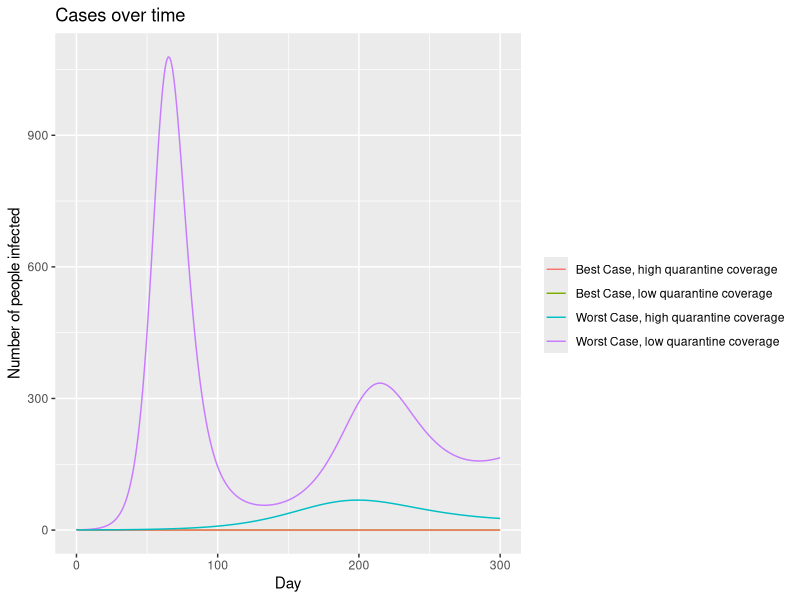
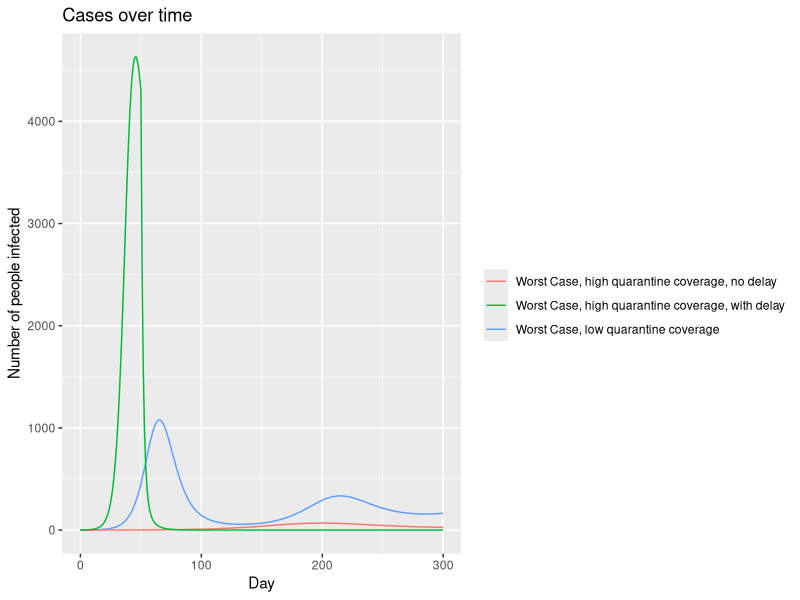

Write the R code that produced these figures, in order.
#Set up and load packages
library(deSolve)
library(ggplot2)
library(dplyr)


# SEIRS model with quarantine
SEIRS_qrtn<-function(t, state, params) {
  with(as.list(c(state, params)),{
    N = S + E + I + R + Q
    # Differential equations
    dS <- -beta*S*I/N + omega*R
    dE <- beta*S*I/N - sigma*E 
    dI <- sigma*E  - gamma*I - q*I
    dQ <- q*I  - gamma*Q
    dR <- gamma*I + gamma*Q - omega*R
    # Cumulative number of infection
    dC <- beta*S*I/N
    # return the rates of change as a list
    list(c(dS, dE, dI, dQ, dR, dC))
  })
}


#################
#Question 1     #
#################
# Define model parameters (gamma, beta, omega, sigma same as in part 2)
gamma <- 1/14
R0_bounds <- c(3, 10)
beta_bounds <- gamma*R0_bounds
omega <- 1/(3*30.5) #1 over time to immunological waning - in days, since gamma is in days
sigma <- 1/5 
# quarantine rates of two policies
q_bounds <- c(0.2, 0.5) 

# Define parameters and starting compartment sizes
params <- c(beta = beta_bounds[1], #effective contact rate (aka transmission rate)
            gamma = gamma, #recovery rate (1/duration infection)
            omega = omega,#0.01, # waning immunity
            sigma = sigma, # latent period from E to I
            q = q_bounds[1] # quarantine rate after implementing quarantine
)

#Also need to update "state" vector - to add Q
state <- c(S = 10000-1, #population of 10,000, 1 person starts of infected
           E = 0, 
           I = 1, 
           Q = 0,
           R = 0,
           C = 0
)

T_end <- 300 #run model for 300 time steps (e.g. days)
times <- seq(0, T_end, by = 1) #runs the model for 300 time steps (e.g. days), and computes output at each time step 

# Best case with low quarantine coverage
params['beta'] <- beta_bounds[1] 
params['q'] <- q_bounds[1]
out_best4 <- data.frame(ode(y = state, times=times, func=SEIRS_qrtn, parms = params))
# Best case with high quarantine coverage
params['q'] <- q_bounds[2]
out_best5 <- data.frame(ode(y = state, times=times, func=SEIRS_qrtn, parms = params))
# Worst case with low quarantine coverage
params['beta'] <- beta_bounds[2] 
params['q'] <- q_bounds[1]
out_worst4 <- data.frame(ode(y = state, times=times, func=SEIRS_qrtn, parms = params))
# Worst case with high quarantine coverage
params['q'] <- q_bounds[2]
out_worst5 <- data.frame(ode(y = state, times=times, func=SEIRS_qrtn, parms = params))

# Cumulative infections at 300 days
print(paste("Best case with low quarantine coverage:", round(out_best4[T_end+1, 'C']), "cumulative cases"))
print(paste("Best case with high quarantine coverage:", round(out_best5[T_end+1, 'C']), "cumulative cases"))
print(paste("Worst case with low quarantine coverage:", round(out_worst4[T_end+1, 'C']), "cumulative cases"))
print(paste("Worst case with high quarantine coverage:", round(out_worst5[T_end+1, 'C']), "cumulative cases"))


# We can also plot trajectories over time, to compare 
ggplot() + 
  geom_line(data=out_best4, aes(x=time, y=I, color="Best Case, low quarantine coverage")) +
  geom_line(data=out_worst4, aes(x=time, y=I, color="Worst Case, low quarantine coverage")) +
  geom_line(data=out_best5, aes(x=time, y=I, color="Best Case, high quarantine coverage")) +
  geom_line(data=out_worst5, aes(x=time, y=I, color="Worst Case, high quarantine coverage")) +
  labs(x="Day", y="Number of people infected", color="") +
  ggtitle("Cases over time")

#################
#Question 2     #
#################
# An isolation policy with high coverage can be less preferred due to several factors. 
# Firstly, the costs associated with implementing high coverage isolation are significantly higher than those for low coverage. 
# Achieving high isolation coverage can strain the current healthcare system capacity and may necessitate renovations or expansions, 
# which are expensive and time-consuming. Secondly, compliance with quarantine policies can vary, as not everyone may agree to follow them. 
# This non-compliance can delay the implementation of a high coverage isolation policy, thus hampering the early control of an outbreak.
# The code below shows the outcome with high coverage quarantine when there is a delay in implementation

# Incorporate different timing of isolation policies (i.e. time-dependent q)
SEIRS_qrtn2<-function(t, state, params) {
  with(as.list(c(state, params)),{
    N = S + E + I + R + Q
    q_t = ifelse(t<t_start_q, 0, q) # time-varying q: before implementing quarantine, q(t) = 0
    #SIR w/ demography equations from lecture
    dS <- -beta*S*I/N + omega*R
    dE <- beta*S*I/N - sigma*E 
    dI <- sigma*E - gamma*I - q_t*I
    dQ <- q_t*I - gamma*Q
    dR <- gamma*I + gamma*Q - omega*R
    # Cumulative number of infection
    dC <- beta*S*I/N
    # return the rates of change as a list
    list(c(dS, dE, dI, dQ, dR, dC))
  })
}

# Parameters
params <- c(beta = beta_bounds[1], #effective contact rate (aka transmission rate)
            gamma = gamma, #recovery rate (1/duration infection)
            omega = omega, # waning immunity
            sigma = sigma, # latent period from E to I
            q = q_bounds[2], # rate for high coverage
            t_start_q = 50 # time to implement the high coverage policy
)

# Initial state
state <- c(S = 10000-1, #population of 10,000, 1 person starts of infected
           E = 0, 
           I = 1, 
           Q = 0,
           R = 0,
           C = 0
)

# Worst case with high quarantine coverage but with delay
params['beta'] <- beta_bounds[2]
params['q'] <- q_bounds[2]
out_worst5_delay <- data.frame(ode(y = state, times=times, func=SEIRS_qrtn2, parms = params))

# Plot I to compare low coverage, high coverage without delay, and high coverage with delay in the best case scenario
ggplot() + 
  geom_line(data=out_worst4, aes(x=time, y=I, color="Worst Case, low quarantine coverage")) +
  geom_line(data=out_worst5, aes(x=time, y=I, color="Worst Case, high quarantine coverage, no delay")) +
  geom_line(data=out_worst5_delay, aes(x=time, y=I, color="Worst Case, high quarantine coverage, with delay")) +
  labs(x="Day", y="Number of people infected", color="") +
  ggtitle("Cases over time")


#######################
#### PART 4 - EXT ####
######################

#################
#Question 1     #
#################
# Define parameters for CEA
CEA_params <- c(
  # total cost
  c_lowcov <- 5000,
  c_highcov <- 500000,
  # disutility
  duS <- 0,
  duE <- 0,
  duI <- 0.3,
  duR <- 0,
  duQ <- 0.3,
  # daily cost
  dcS <- 0,
  dcE <- 0,
  dcI <- 50,
  dcR <- 0,
  dcQ <- 100
)

# A function to calculate the total QALY and Cost given the output table and strategy
cal_CEA <- function(out, strategy){
  with(as.list(CEA_params), {
    out_cea <- as.data.frame(out) %>%
      mutate(
        uS = S * (1-duS), #e.g. S: the number of susceptibles, (1-duS): QALY per cycle per individual
        uE = E * (1-duE),
        uI = I * (1-duI),
        uR = R * (1-duR),
        uQ = Q * (1-duQ),
        uTotal_percycle = uS + uE + uI + uR + uQ, # total utility per day (column sum)
        cS = S * dcS,
        cE = E * dcE,
        cI = I * dcI,
        cR = R * dcR,
        cQ = Q * dcQ,
        cTotal_percycle = cS + cE + cI + cR + cQ # total cost per day (column sum)
      )
    # Total QALYs over 300 days (row sum)
    tot_QALY = sum(out_cea$uTotal_percycle)
    # Total cost over 300 days (row sum and add one-time cost)
    if (strategy == "low"){
      tot_Cost = sum(out_cea$cTotal_percycle) + c_lowcov
    }else{
      tot_Cost = sum(out_cea$cTotal_percycle) + c_highcov
    }
    
    return(c(tot_QALY = tot_QALY, tot_Cost = tot_Cost))
  })
}

# Best case, low coverage
cea_best4 <- cal_CEA(out_best4, 'low')
# Best case, high coverage
cea_best5 <- cal_CEA(out_best5, 'high')
# Worst case, low coverage
cea_worst4 <- cal_CEA(out_worst4,'low')
# Worst case, high coverage
cea_worst5 <- cal_CEA(out_worst5, 'high')

data.frame( Scenario = c("Best", "Best", "Worst", "Worst"),
            Policy = c("low","high","low","high"),
            QALY = c(cea_best4[1], cea_best5[1], cea_worst4[1], cea_worst5[1]),
            Cost = c(cea_best4[2], cea_best5[2], cea_worst4[2], cea_worst5[2])
)


#################
#Question 2     #
#################
# Calculate ICER
icer_best <- (cea_best5['tot_Cost'] - cea_best4['tot_Cost'])/(cea_best5['tot_QALY']-cea_best4['tot_QALY'])
icer_worst <- (cea_worst5['tot_Cost'] - cea_worst4['tot_Cost'])/(cea_worst5['tot_QALY']-cea_worst4['tot_QALY'])

print(paste0("Best scenario: ICER of high coverage policy compared to low coverage policy is:", round(icer_best,2)))
print(paste0("Worst scenario: ICER of high coverage policy compared to low coverage policy is:", round(icer_worst,2)))
